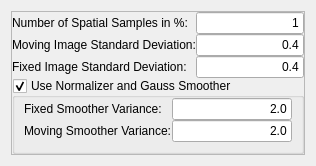
              <widget class="QWidget" name="MutualInformation">
               <layout class="QVBoxLayout" name="verticalLayout_24">
                <item>
                 <widget class="QFrame" name="m_MutualInformationFrame">
                  <property name="frameShape">
                   <enum>QFrame::StyledPanel</enum>
                  </property>
                  <property name="frameShadow">
                   <enum>QFrame::Raised</enum>
                  </property>
                  <layout class="QVBoxLayout" name="verticalLayout_57">
                   <property name="spacing">
                    <number>0</number>
                   </property>
                   <property name="margin">
                    <number>0</number>
                   </property>
                   <item>
                    <layout class="QHBoxLayout" name="_31">
                     <item>
                      <layout class="QVBoxLayout" name="_32">
                       <item>
                        <widget class="QLabel" name="textLabel7_2">
                         <property name="text">
                          <string>Number of Spatial Samples in %:</string>
                         </property>
                         <property name="wordWrap">
                          <bool>false</bool>
                         </property>
                        </widget>
                       </item>
                       <item>
                        <widget class="QLabel" name="textLabel8_2">
                         <property name="text">
                          <string>Moving Image Standard Deviation:</string>
                         </property>
                         <property name="wordWrap">
                          <bool>false</bool>
                         </property>
                        </widget>
                       </item>
                       <item>
                        <widget class="QLabel" name="textLabel9_2">
                         <property name="text">
                          <string>Fixed Image Standard Deviation:</string>
                         </property>
                         <property name="wordWrap">
                          <bool>false</bool>
                         </property>
                        </widget>
                       </item>
                      </layout>
                     </item>
                     <item>
                      <layout class="QVBoxLayout" name="_33">
                       <item>
                        <widget class="QLineEdit" name="m_NumberOfSpatialSamplesMutualInformation">
                         <property name="text">
                          <string>1</string>
                         </property>
                         <property name="alignment">
                          <set>Qt::AlignRight</set>
                         </property>
                        </widget>
                       </item>
                       <item>
                        <widget class="QLineEdit" name="m_FixedImageStandardDeviationMutualInformation">
                         <property name="text">
                          <string>0.4</string>
                         </property>
                         <property name="alignment">
                          <set>Qt::AlignRight</set>
                         </property>
                        </widget>
                       </item>
                       <item>
                        <widget class="QLineEdit" name="m_MovingImageStandardDeviationMutualInformation">
                         <property name="text">
                          <string>0.4</string>
                         </property>
                         <property name="alignment">
                          <set>Qt::AlignRight</set>
                         </property>
                        </widget>
                       </item>
                      </layout>
                     </item>
                    </layout>
                   </item>
                   <item>
                    <widget class="QGroupBox" name="m_UseNormalizerAndSmoother">
                     <property name="title">
                      <string>Use Normalizer and Gauss Smoother</string>
                     </property>
                     <property name="checkable">
                      <bool>true</bool>
                     </property>
                     <layout class="QVBoxLayout" name="verticalLayout_11">
                      <property name="spacing">
                       <number>0</number>
                      </property>
                      <property name="leftMargin">
                       <number>9</number>
                      </property>
                      <property name="topMargin">
                       <number>0</number>
                      </property>
                      <property name="rightMargin">
                       <number>9</number>
                      </property>
                      <property name="bottomMargin">
                       <number>9</number>
                      </property>
                      <item>
                       <layout class="QHBoxLayout" name="_35">
                        <item>
                         <layout class="QVBoxLayout" name="_36">
                          <item>
                           <widget class="QLabel" name="textLabel1_10">
                            <property name="text">
                             <string>Fixed Smoother Variance:</string>
                            </property>
                            <property name="wordWrap">
                             <bool>false</bool>
                            </property>
                           </widget>
                          </item>
                          <item>
                           <widget class="QLabel" name="textLabel2_8">
                            <property name="text">
                             <string>Moving Smoother Variance:</string>
                            </property>
                            <property name="wordWrap">
                             <bool>false</bool>
                            </property>
                           </widget>
                          </item>
                         </layout>
                        </item>
                        <item>
                         <layout class="QVBoxLayout" name="_37">
                          <item>
                           <widget class="QLineEdit" name="m_FixedSmootherVarianceMutualInformation">
                            <property name="text">
                             <string>2.0</string>
                            </property>
                            <property name="alignment">
                             <set>Qt::AlignRight</set>
                            </property>
                           </widget>
                          </item>
                          <item>
                           <widget class="QLineEdit" name="m_MovingSmootherVarianceMutualInformation">
                            <property name="text">
                             <string>2.0</string>
                            </property>
                            <property name="alignment">
                             <set>Qt::AlignRight</set>
                            </property>
                           </widget>
                          </item>
                         </layout>
                        </item>
                       </layout>
                      </item>
                     </layout>
                    </widget>
                   </item>
                  </layout>
                 </widget>
                </item>
               </layout>
              </widget>
